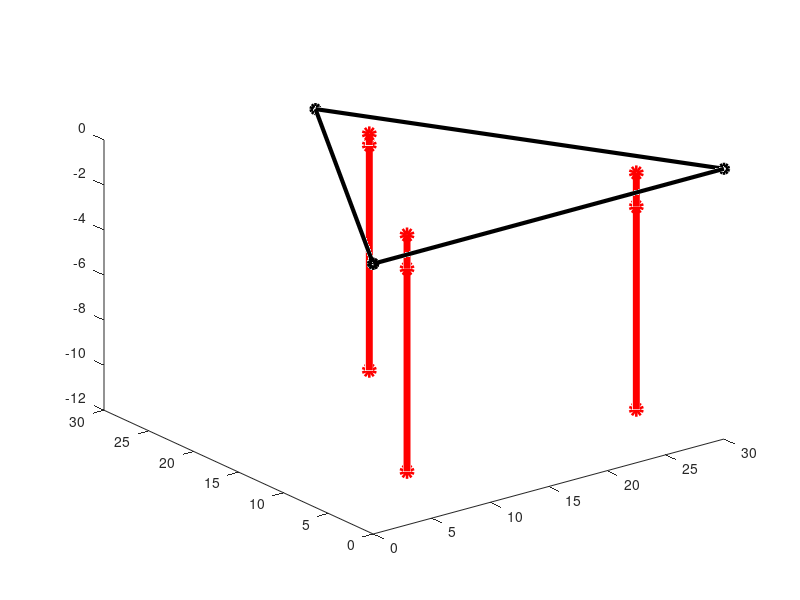

Reproduce this figure in MATLAB.
%stationary phase
platept_1 = [0,0,0,1]'
platept_2 = [30,0,0,1]'
platept_3 = [15,30*sin(pi/3),0,1]'
x1=platept_1(1);
y1=platept_1(2);
z1=platept_1(3);
x2=platept_2(1);
y2=platept_2(2);
z2=platept_2(3);
x3=platept_3(1);
y3=platept_3(2);
z3=platept_3(3);
hippt_1 = [6*cos(pi/6),6*sin(pi/6),0,1]'
hippt_2 = [30-6*cos(pi/6),6*sin(pi/6),0,1]'
hippt_3 = [15,30*sin(pi/3)-6,0,1]'
x4=hippt_1(1);
y4=hippt_1(2);
z4=hippt_1(3);
x5=hippt_2(1);
y5=hippt_2(2);
z5=hippt_2(3);
x6=hippt_3(1);
y6=hippt_3(2);
z6=hippt_3(3);
footpt_1 = [6*cos(pi/6),6*sin(pi/6),-10.5,1]'
footpt_2 = [30-6*cos(pi/6),6*sin(pi/6),-10.5,1]'
footpt_3 = [15,30*sin(pi/3)-6,-10.5,1]'
sprpt_1 = [6*cos(pi/6),6*sin(pi/6),-0.5,1]'
sprpt_2 = [30-6*cos(pi/6),6*sin(pi/6),-0.5,1]'
sprpt_3 = [15,30*sin(pi/3)-6,-0.5,1]'
x7=footpt_1(1);
y7=footpt_1(2);
z7=footpt_1(3);
x8=footpt_2(1);
y8=footpt_2(2);
z8=footpt_2(3);
x9=footpt_3(1);
y9=footpt_3(2);
z9=footpt_3(3);
x10=sprpt_1(1);
y10=sprpt_1(2);
z10=sprpt_1(3);
x11=sprpt_2(1);
y11=sprpt_2(2);
z11=sprpt_2(3);
x12=sprpt_3(1);
y12=sprpt_3(2);
z12=sprpt_3(3);
X=[x1,x2,x3,x1];
Y=[y1,y2,y3,y1];
Z=[z1,z2,z3,z1];
%plot3(X,Y,Z,'k-o','LineWidth',3)

%plot3([x1,x3],[y1,y3],[z1,z3],'k-o','LineWidth',3)
for i=-0.5:-0.01:-1.5
    z10=i
    z11=i
    
   
    
    plot3(X,Y,Z,'k-o','linewidth',3)
    hold on;
    plot3([x4,x10,x7],[y4,y10,y7],[z4,z10,z7],'r-o','LineWidth',5)
    hold on
    plot3([x5,x11,x8],[y5,y11,y8],[z5,z11,z8],'r-o','LineWidth',5)
    hold on
    plot3([x6,x12,x9],[y6,y12,y9],[z6,z12,z9],'r-o','LineWidth',5)
    hold off
    hold off
    hold off
    
    pause(0.05)
    
    
    
end    